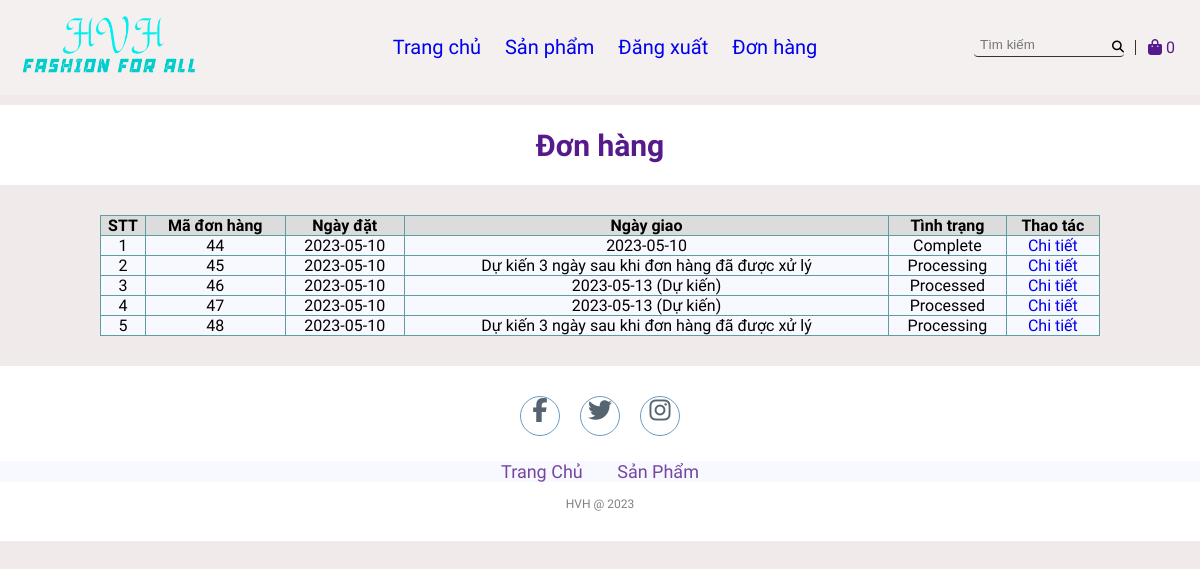
The page /order.php (signed in) on the database its author committed.
### tables this page shows
CREATE TABLE `orders` (
  `id` int(11) NOT NULL,
  `userId` int(11) NOT NULL,
  `createdDate` date NOT NULL,
  `receivedDate` date DEFAULT NULL,
  `status` varchar(20) NOT NULL
);

### lib/database.php (called while the page is built, shortened)
<?php
class Database extends PDO
{
  public $host   = DB_HOST;
  public $user   = DB_USER;
  public $pass   = DB_PASS;
  public $dbname = DB_NAME;
  public $link;
  private function connectDB()
  {
    $this->link = new mysqli(
      $this->host,
      $this->user,
      $this->pass,
      $this->dbname
    );
  }
  public function select($query)
  {
    $result = $this->link->query($query);
    if ($result->num_rows > 0) {
      return $result;
    } else {
      return false;
    }
  }
}

### lib/session.php (called while the page is built, shortened)
<?php
class Session
{
   public static function get($key)
   {
      if (isset($_SESSION[$key])) {
         return $_SESSION[$key];
      } else {
         return false;
      }
   }
}

### classes/cart.php (called while the page is built, shortened)
<?php
$filepath = realpath(dirname(__FILE__));
include_once($filepath . '/../lib/database.php');
include_once($filepath . '/../lib/session.php');
?>
<?php
class cart
{
    private $db;
    public function __construct()
    {
        $this->db = new Database();
    }
    public function getTotalQtyByUserId()
    {
        $userId = Session::get('userId');
        $query = "SELECT SUM(qty) as total FROM cart WHERE userId = '$userId' ";
        $mysqli_result = $this->db->select($query);
        if ($mysqli_result) {
            $result = mysqli_fetch_all($this->db->select($query), MYSQLI_ASSOC)[0];
            return $result;
        }
        return false;
    }
}
?>

### classes/order.php (called while the page is built, shortened)
<?php
$filepath = realpath(dirname(__FILE__));
include_once($filepath . '/../lib/database.php');
include_once($filepath . '/../lib/session.php');
include_once($filepath . '/../classes/cart.php');
?>
<?php
class order
{
    private $db;
    public function __construct()
    {
        $this->db = new Database();
    }
    public function getOrderByUser()
    {
        $userId = Session::get('userId');
        $query = "SELECT * FROM orders WHERE userId = '$userId' ";
        $mysqli_result = $this->db->select($query);
        if ($mysqli_result) {
            $result = mysqli_fetch_all($this->db->select($query), MYSQLI_ASSOC);
            return $result;
        }
        return false;
    }
}
?>

### order.php (the view, shortened to what this page needs)
<?php
include_once 'lib/session.php';
include 'classes/order.php';
include_once 'classes/cart.php';
$cart = new cart();
$totalQty = $cart->getTotalQtyByUserId();
$order = new order();
$result = $order->getOrderByUser();
?>
<!DOCTYPE html>
<html lang="en">
<head>
    <link rel="stylesheet" href="css/style.css">
    <link rel="stylesheet" href="https://cdnjs.cloudflare.com/ajax/libs/font-awesome/5.15.4/css/all.min.css">
</head>
<body>
    <section class="top">
        <div class="top-container">
            <div class="row">
                <div class="top-logo"><img src="images/logo.png" alt="" width="200px" height="auto"></div>
                <div class="menu">
                <li><a href="index.php">Trang chủ</a></li>
                <li><a href="productList.php">Sản phẩm</a></li>
            <?php
            if (isset($_SESSION['user']) && $_SESSION['user']) { ?>
                <li><a href="logout.php" id="signin">Đăng xuất</a></li>
            <?php } else { ?>
                <li><a href="register.php" id="signup">Đăng ký</a></li>
                <li><a href="login.php" id="signin">Đăng nhập</a></li>
            <?php } ?>
            <li><a href="order.php" id="order">Đơn hàng</a></li>
                </div>
                <div class="top-menu-icons">
                    <ul>
                        <li>
                            <input type="text" placeholder="Tìm kiếm">
                            <i class="fas fa-search"></i>
                        </li>
                    <li>
                <a href="checkout.php">
                    <i class="fa fa-shopping-bag" style="color: #551A8B;"></i>
                    <span style="color: #551A8B;" class="sumItem">
                        <?= ($totalQty['total']) ? $totalQty['total'] : "0" ?>
                    </span>
                </a>
            </li>
                    </ul>
                </div>
            </div>
        </div>
    </section>
    <section class="sliders"></section>
    <section class="product-container">
    <div class="featuredProducts">
        <h1>Đơn hàng</h1>
    </div>
    <div class="container-single">
        <?php if ($result) { ?>
            <table class="order">
                <tr>
                    <th>STT</th>
                    <th>Mã đơn hàng</th>
                    <th>Ngày đặt</th>
                    <th>Ngày giao</th>
                    <th>Tình trạng</th>
                    <th>Thao tác</th>
                </tr>
                <?php $count = 1;
                foreach ($result as $key => $value) { ?>
                    <tr>
                        <td><?= $count++ ?></td>
                        <td><?= $value['id'] ?></td>
                        <td><?= $value['createdDate'] ?></td>
                        <td><?= ($value['status'] != "Processing") ? $value['receivedDate'] : "Dự kiến 3 ngày sau khi đơn hàng đã được xử lý" ?> <?=  ($value['status'] != "Complete" && $value['status'] != "Processing") ? "(Dự kiến)" : "" ?> </td>
                        <?php
                        if ($value['status'] == 'Delivering') { ?>
                            <td>
                                <a href="complete_order.php?orderId=<?= $value['id'] ?>">Đang giao (Click vào để xác nhận đã nhận)</a>
                            </td>
                            <td>
                                <a href="orderdetail.php?orderId=<?= $value['id'] ?>">Chi tiết</a>
                            </td>
                        <?php } else { ?>
                            <td>
                                <?= $value['status'] ?>
                            </td>
                            <td>
                                <a href="orderdetail.php?orderId=<?= $value['id'] ?>">Chi tiết</a>
                            </td>
                        <?php }
                        ?>
                    </tr>
                <?php } ?>
            </table>
        <?php } else { ?>
            <h3>Đơn hàng hiện đang rỗng</h3>
        <?php } ?>
    </div>
    </section>
    <footer>
        <div class="social">
            <a href="#"><i class="fa fa-facebook" aria-hidden="true"></i></a>
            <a href="#"><i class="fa fa-twitter" aria-hidden="true"></i></a>
            <a href="#"><i class="fa fa-instagram" aria-hidden="true"></i></a>
        </div>
        <ul class="list">
            <li>
                <a href="./">Trang Chủ</a>
            </li>
            <li>
                <a href="productList.php">Sản Phẩm</a>
            </li>
        </ul>
        <p class="copyright">HVH @ 2023</p>
    </footer>
</body>
</html>

### css/style.css (style rules this page uses)
* { padding: 0; margin: 0; text-decoration: none; list-style: none; box-sizing: border-box; outline: none; }
body { font-family: Mitr; background: rgb(240, 234, 234); }
li { list-style: none; }
a { text-decoration: none; }
img { overflow-clip-margin: content-box; overflow: clip; }
.top-container { max-width: 1200px; margin: auto; }
.row { display: flex; flex-wrap: wrap; }
.top { padding: 12px 0; align-items: center; display: block; position: fixed; width: 100%; z-index: 999; background-color: rgba(255, 255, 255, 0.3); transition: all 0.3s ease; }
.top-logo { flex: 1; float: right; margin-left: 10px; }
.menu { flex: 3; display: flex; justify-content: center; align-items: center; }
.menu > li { padding: 0 12px; position: relative; font-size: 20px; }
.top-menu-icons { flex: 1; }
.top-menu-icons ul { display: flex; height: 100%; }
.top-menu-icons ul li { display: flex; justify-content: center; align-items: center; padding: 6px 12px; }
.top-menu-icons ul li { position: relative; }
.top-menu-icons ul li::before { content: ""; display: block; position: absolute; height: 15px; width: 1px; background-color: #333; right: 0; }
.top-menu-icons ul li:last-child::before { display: none; }
.top-menu-icons ul li:first-child input { width: 150px; border: none; background-color: transparent; border-bottom: 1px solid #333; padding: 0 0 4px 6px; }
.top-menu-icons ul li:first-child i { position: absolute; font-size: 12px; right: 12px; }
.top-menu-icons ul i { cursor: pointer; }
.sliders { padding-bottom: 20px; overflow: hidden; width: 100vw; }
.product-container { margin-top: 85px; }
.featuredProducts { margin-top: 20px; display: flex; font-size: 20px; justify-content: center; background-color: #ffffff; height: 80px; align-items: center; color: #551A8B; }
footer { padding: 30px 0; background-color:white; }
footer .social { text-align: center; padding-bottom: 25px; color: white; }
footer .social a { color: inherit; font-size: 24px; border: 1px solid steelblue; width: 40px; height: 40px; display: inline-block; text-align: center; border-radius: 50%; margin: 0 8px; transition: 0.5s; background-color: white; color: #2c3e50; opacity: 0.8; }
footer ul { margin-top: 0; padding: 0; list-style: none; font-size: 18px; margin-bottom: 0; text-align: center; }
footer ul a { color: inherit; text-decoration: none; opacity: 0.8; }
footer ul li { display: inline; padding: 0 15px; }
footer .copyright { margin-top: 15px; text-align: center; font-size: 12px; color: gray; }
.container-single { display: flex; margin: 30px 100px; }
.list { background-color: ghostwhite; color: #551A8B; }
th { background-color: gainsboro; border: 1px solid cadetblue; }
td { border: 1px solid cadetblue; text-align: center; }
.order { width: 100%; background-color: ghostwhite; padding: 10px; border-collapse: collapse; }
input[type=text], input[type=password], input[type=email], input[type=number], textarea, select { width: 100%; padding: 12px 20px; margin: 8px 0; border: 1px solid #ccc; border-radius: 4px; }

### rows shown on the page
orders: id "44", createdDate "2023-05-10", receivedDate "2023-05-10", status "Complete"
orders: id "45", createdDate "2023-05-10", shows "Dự kiến 3 ngày sau khi đơn hàng đã được xử lý", status "Processing"
orders: id "46", createdDate "2023-05-10", receivedDate "2023-05-13", shows "(Dự kiến)", status "Processed"
orders: id "47", createdDate "2023-05-10", receivedDate "2023-05-13", shows "(Dự kiến)", status "Processed"
orders: id "48", createdDate "2023-05-10", shows "Dự kiến 3 ngày sau khi đơn hàng đã được xử lý", status "Processing"
